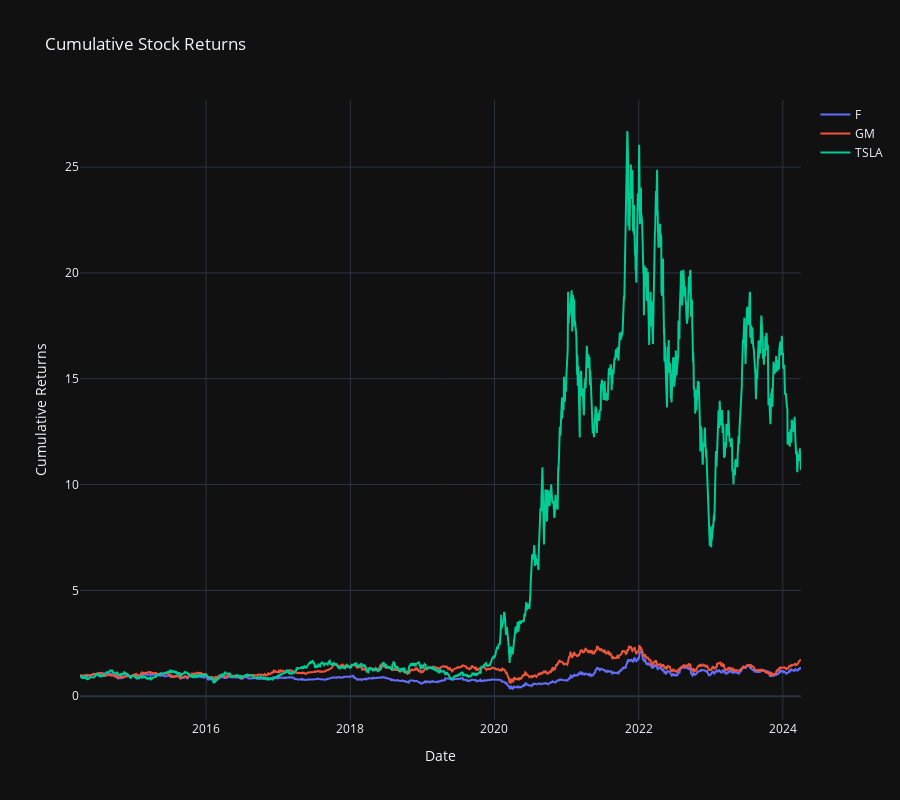

The notebook cell saved with this chart:
### Code cell
import plotly.graph_objects as go

stock_data = {}

# Download data for each stock
for ticker in tickers:
    stock_data[ticker] = yf.download(ticker, period='10y', interval='1d')

# Create a trace for each stock
traces = []
for ticker in tickers:
    data = stock_data[ticker]['Adj Close']
    cumulative_returns = (1 + data.pct_change()).cumprod()
    trace = go.Scatter(x=cumulative_returns.index, y=cumulative_returns.values, mode='lines', name=ticker)
    traces.append(trace)

# Create a layout
layout = go.Layout(
    title='Cumulative Stock Returns',
    template = 'plotly_dark',
    xaxis=dict(title='Date'),
    yaxis=dict(title='Cumulative Returns'),
    hovermode='closest',
    height=800
)

# Create the figure and plot
fig = go.Figure(data=traces, layout=layout)
fig.show()

### Figure 1 — Plotly figure (JSON) as saved in the notebook; plotly's stock layout.template omitted (floating-point values rounded to 4 significant figures; data arrays with more than 128 entries replaced by an {"elided": "..."} marker saying what was removed)
{"data": [{"mode": "lines", "name": "F", "type": "scatter", "x": {"elided": "2517 str values"}, "y": {"elided": "2517 float values"}}, {"mode": "lines", "name": "GM", "type": "scatter", "x": {"elided": "2517 str values"}, "y": {"elided": "2517 float values"}}, {"mode": "lines", "name": "TSLA", "type": "scatter", "x": {"elided": "2517 str values"}, "y": {"elided": "2517 float values"}}], "layout": {"height": 800, "hovermode": "closest", "title": {"text": "Cumulative Stock Returns"}, "xaxis": {"title": {"text": "Date"}}, "yaxis": {"title": {"text": "Cumulative Returns"}}}}
